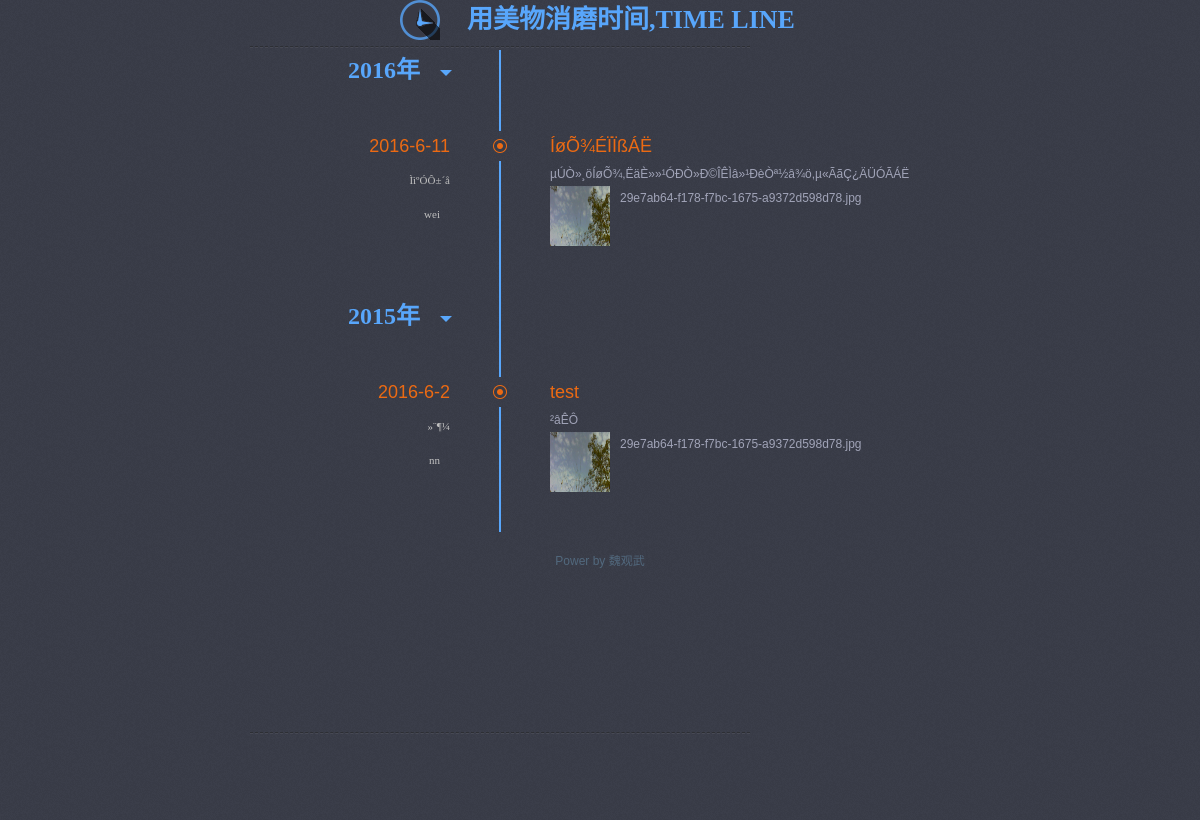
The page / on the database its author committed.
### tables this page shows
CREATE TABLE `timerec` (
  `id` int(11) NOT NULL,
  `year` varchar(4) NOT NULL,
  `date` varchar(10) NOT NULL,
  `address` varchar(32) NOT NULL,
  `title` varchar(64) NOT NULL,
  `content` varchar(500) NOT NULL,
  `isPublic` varchar(4) NOT NULL,
  `author` varchar(32) NOT NULL,
  `createTime` varchar(32) NOT NULL,
  `field01` varchar(32) DEFAULT NULL,
  `field02` varchar(32) DEFAULT NULL,
  `field03` varchar(32) DEFAULT NULL,
  `field04` varchar(32) DEFAULT NULL,
  `field05` varchar(32) DEFAULT NULL
);

CREATE TABLE `imagerec` (
  `id` int(11) NOT NULL,
  `name` varchar(64) NOT NULL,
  `createTime` varchar(32) NOT NULL,
  `timeRecId` int(11) NOT NULL,
  `field01` varchar(32) DEFAULT NULL,
  `field02` varchar(32) DEFAULT NULL,
  `field03` varchar(32) DEFAULT NULL,
  `field04` varchar(32) DEFAULT NULL,
  `field05` varchar(32) DEFAULT NULL
);

### class/DBUtils.php (called while the page is built, shortened)
<?php
  class DBUtils{
  	private $conn;
   function DBUtils(){
   	$this->conn = mysqli_connect('localhost','root','root','xiong');
    $this->conn->set_charset("utf8");
   }
   function query($sql){
   	$result = mysqli_query($this->conn, $sql);
    return $result;
   }
  }
?>

### class/BizUtils.php (called while the page is built, shortened)
<?php
class BizUtils{
	private $dbUtils;
	function BizUtils(){
		include('DBUtils.php');
		include('bean/TimeRec.php');
		include('bean/ImageRec.php');
		$this->dbUtils = $this->newDBUtil();
	}
	function newDBUtil(){
		$db=new DBUtils();
		return $db;
	}
	function newTimeRec(){
		$timeRec=new TimeRec();
		return $timeRec;
	}
	function newImageRec(){
		$imageRec=new ImageRec();
		return $imageRec;
	}
	function getYears(){
		$sql = "select distinct year from timerec order by year desc";
		$result = $this->dbUtils->query($sql);
		$arr = array();
		while( $row = mysqli_fetch_assoc($result) ){
		    $arr[] = $row['year'];
		}
		return $arr;
	}
	function getTimeRecs($isPublic,$year) {
		$sql = "select * from timerec where 1=1";
		if($isPublic!=null && ""!=$isPublic){
			$sql = $sql." and ispublic = '".$isPublic."'";
		}
		if($year!=null && ""!=$year){
			$sql = $sql." and year = '".$year."'";
		}
		$sql = $sql." order by date desc" ;
		$result = $this->dbUtils->query($sql);
		$arr = array();
		while( $row = mysqli_fetch_assoc($result) ){
			$timeRec = $this->newTimeRec();
			$timeRec->setId($row['id']);
			$timeRec->setYear($row['year']);
			$timeRec->setDate($row['date']);
			$timeRec->setAddress($row['address']);
			$timeRec->setTitle($row['title']);
			$timeRec->setContent($row['content']);
			$timeRec->setImages($this->getImages($timeRec->getId()));
			$timeRec->setIsPublic($row['isPublic']);
			$timeRec->setAuthor($row['author']);
			$timeRec->setCreateTime($row['createTime']);
			$arr[] = $timeRec;
		}
		return $arr;
	}
	function getImages($timeRecId){
		$sql = "select * from imagerec where timerecid =".$timeRecId;
		$result = $this->dbUtils->query($sql);
		$arr = array();
		while( $row = mysqli_fetch_assoc($result) ){
			$imageRec = $this->newImageRec();
			$imageRec->setId($row['id']);
			$imageRec->setName($row['name']);
			$imageRec->setCreateTime($row['createTime']);
			$imageRec->setTimeRecId($row['timeRecId']);
			$arr[] = $imageRec;
		}
		return $arr;
	}
}
?>

### bean/TimeRec.php (called while the page is built, shortened)
<?php
class TimeRec{
	private $id;
	private $date;
	private $address;
	private $title;
	private $content;
	private $images;
	private $author;
	function setId($id){
		$this->id = $id;
	}
	function getId(){
		return $this->id;
	}
	function setDate($date){
		$this->date = $date;
	}
	function getDate(){
		return $this->date;
	}
	function setAddress($address){
		$this->address = $address;
	}
	function getAddress(){
		return $this->address;
	}
	function setTitle($title) {
		$this->title = $title;
	}
	function getTitle() {
		return $this->title;
	}
	function setContent($content) {
		$this->content = $content;
	}
	function getContent() {
		return $this->content;
	}
	function setImages($images) {
		$this->images = $images;
	}
	function getImages() {
		return $this->images;
	}
	function setAuthor($author) {
		$this->author = $author;
	}
	function getAuthor() {
		return $this->author;
	}
}
?>

### bean/ImageRec.php (called while the page is built, shortened)
<?php
class ImageRec{
	private $name;
	function setName($name) {
		$this->name = $name;
	}
	function getName() {
		return $this->name;
	}
}
?>

### index.php (the view, shortened to what this page needs)
<!DOCTYPE html>
<html lang="zh">
<head>
	<link href="css/style.css" rel="stylesheet" type="text/css" />
	<link href="css/comm.css" rel="stylesheet" type="text/css" />
	<link rel="stylesheet" media="screen" type="text/css" href="css/layout.css" />
    <link rel="stylesheet" media="screen" type="text/css" href="css/zoomimage.css" />
    <link rel="stylesheet" media="screen" type="text/css" href="css/custom.css" />
</head>
<body>
 <div class="content">
  <div class="wrapper">
    <hr class="line-top">
	<hr class="line-bottom">
    <div class="main">
    <h1 class="title" id="ourTime">用美物消磨时间,time line</h1>
   <?php
	require_once "class/BizUtils.php";
	$util=new BizUtils();
	$years = $util->getYears();
	for($i=0;$i<count($years);$i++){
		?>
		<div class="year">
		<h2 class="year_"><a href="#"><?php echo $years[$i].'年'; ?><i></i></a></h2>
		<div class="list">
		<ul>
		<?php
			$arrTimeRec = $util->getTimeRecs('0',$years[$i]);
			for($j=0;$j<count($arrTimeRec);$j++){
				$timeRec = $arrTimeRec[$j];
				if(strlen($timeRec->getTitle())%2==0){
				?>
				<li class="cls highlight">
				<?php
				}else{
				?>
				<li class="cls">
				<?php
				}
				?>
				<p class="date">
				<?php echo $timeRec->getDate(); ?><br/>
				<span class="silverstyle"><?php echo $timeRec->getAddress(); ?></sapn><br/>
				<span class="silverstyle"><?php echo $timeRec->getAuthor(); ?></sapn>
				</p>
				<p class="intro">
					<?php echo $timeRec->getTitle(); ?>
					<div class="more" style="font-size: 12px;">
						<div><?php echo $timeRec->getContent(); ?></div>
						<?php
							if(count($timeRec->getImages()) >0){
						?>
							<div>
							<?php
								$images = $timeRec->getImages();
								foreach ($images as $img){
							?>
								<?php echo $img->getName(); ?><a href="files/<?php echo $img->getName(); ?>" title="<?php echo $timeRec->getTitle(); ?>" class="customGal"><img src="files/<?php echo $img->getName(); ?>" width="60" height="60"  alt="<?php echo $timeRec->getTitle(); ?>" /></a>
							<?php
							}
							?>
							</div>
						<?php
							}
						?>
					</div>
				</p>
				</li>
		<?php
			}
		?>
		</ul>
		</div>
		</div>
	<?php
	}
	?>
    </div>
  </div>
    <div align="center" style="padding-top:10px;"> Power by 魏观武 </div>
  </div>
</body>
</html>

### css/style.css (style rules this page uses)
body { margin:0; font:12px ΢���ź�,����,Arial,sans-serif; }
html,body { -webkit-text-size-adjust:none; background:#f7f7f7; }
div,form,input,textarea,p,ul,li,dl,dt,dd,h1,table,h2 { padding:0; margin:0; }
li { list-style-type:none; }
ol,ul { list-style:none; }
img { vertical-align:top; border:0; }
em,i { font-style:normal; }
a { color:#666; text-decoration:none; }
.content { position:relative; width:1000px; margin:0 auto; }
ul, li { list-style: none; }
a { text-decoration: none; }
hr { height: 0; border-left: none; border-right: 0; border-top: 1px dashed #2d2f34; border-bottom: 1px dashed #474954; }
.content .line-top { position: absolute; left: 50; top: 40px; width: 500px; }
.content .line-bottom { position: absolute; left: 50; bottom: 80px; width: 500px; }
.content { padding: 50px 0; min-height: 720px; background: #3a3c48 url("../images/tl-bg.png"); width: 100%; }
.content .main { background: url("../images/tl-line.png") repeat-y 249px 0; }
.content .main .title { position: absolute; line-height: 40px; padding-left: 67px; left: 400px; top: 0; color: #58a6fb; font-size: 26px; background: url("../images/clock.png") no-repeat left top; }
.content .main .year { position: relative; z-index: 100; }
.content .main .year h2 { height: 40px; width: 170px; padding-right: 30px; font-size: 24px; line-height: 40px; text-align: right; }
.content .main .year h2 a { color: #58a6fb; }
.content .main .year h2 i { display:block; position:relative; height:0; width:0; left:190px; top:-20px; border-width:6px; border-style:solid; border-color:#59a7fb transparent transparent transparent; -webkit-transition:.5s; -moz-transition:.5s; -ms-transition:.5s; -o-transition:.5s; transition:.5s; -webkit-transform-origin:6px 3px; -moz-transform-origin:6px 3px; -ms-transform-origin:6px 3px; -o-transform-origin:6px 3px; transform-origin:6px 3px }
.content .main .year .list { margin:10px 0; position:relative; overflow:hidden; -webkit-transition:height 1s cubic-bezier(0.025,0.025,0.000,1.115),opacity 1s; -moz-transition:height 1s cubic-bezier(0.025,0.025,0.000,1.115),opacity 1s; -ms-transition:height 1s cubic-bezier(0.025,0.025,0.000,1.115),opacity 1s; -o-transition:height 1s cubic-bezier(0.025,0.025,0.000,1.115),opacity 1s; transition:height 1s cubic-bezier(0.025,0.025,0.000,1.115),opacity 1s }
.content .main .year .list ul { bottom: 0; }
.content .main .year .list ul li { background: url("../images/circle.png") no-repeat 235px 31px; padding: 30px 0; color: #a1a4b8; }
.content .main .year .list ul li.highlight { background-image: url("../images/circle-h.png"); }
.cls { zoom: 1; }
.cls:after { content: "."; display: block; height: 0; clear: both; visibility: hidden; }
.content .main .year .list ul li.highlight .date, .content .main .year .list ul li.highlight .intro { color: #ec6a13; }
.content .main .year .list ul li .date,.content .main .year .list ul li .version { float:left; display:block; clear:left; width:200px; line-height:24px; text-align:right }
.content .main .year .list ul li .date { font-size:18px; line-height:32px; color:#bec1d5 }
.content .main .year .list ul li .intro, .content .main .year .list ul li .more { float: left; display: block; width: 400px; margin-left: 100px; line-height: 24px; }
.content .main .year .list ul li .intro { font-size: 18px; line-height: 32px; color: #63d029; }
.silverstyle { margin-right: 5px; font-family: ΢���ź�; font-size: 11px; color: silver; }
.title { font-family: ΢���ź�; font-weight:bold; font-style: inherit; }
.year_ { font-family: ΢���ź�; font-weight:bold; }

### css/layout.css (style rules this page uses)
body,div,dl,dt,dd,ul,ol,li,h1,h2,h3,h4,h5,h6,pre,form,fieldset,input,textarea,p,blockquote,th,td { margin:0; padding:0; }
fieldset,img { border:0; }
ol,ul { list-style:none; }
h1,h2,h3,h4,h5,h6 { font-size:100%; font-weight:normal; }
html, body { background-color: #fff; font-family: Arial, Helvetica, sans-serif; font-size: 12px; line-height: 18px; color: #52697E; }
body { text-align: center; overflow: auto; }
.wrapper { width: 700px; margin: 0 auto; text-align: left; }
h1 { font-size: 21px; height: 47px; line-height: 47px; text-transform: uppercase; }
.lightsGal, .bwGal, .customGal { display: block; float: left; margin: 0 10px 10px 0; cursor: url(../images/zoomin.cur), default; }

### rows shown on the page
timerec: date "2016-6-11", address "ÌìºÓÔ±´å", author "wei", title "ÍøÕ¾ÉÏÏßÁË", content "µÚÒ»¸öÍøÕ¾,ËäÈ»»¹ÓÐÒ»Ð©ÎÊÌâ»¹ÐèÒª½â¾ö,µ«ÃãÇ¿ÄÜÓÃÁË"
imagerec: name "29e7ab64-f178-f7bc-1675-a9372d598d78.jpg", name (picture), name.title (picture)
timerec: date "2016-6-2", address "»¨¶¼", author "nn", title "test", content "²âÊÔ"

### other values the page prints
$years[$i] "2016"
$years[$i] "2015"
